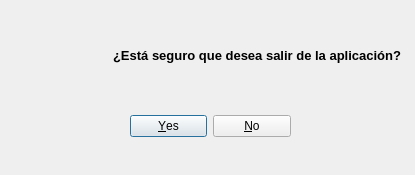
<?xml version="1.0" encoding="UTF-8"?>
<ui version="4.0">
 <class>ventSalir</class>
 <widget class="QDialog" name="ventSalir">
  <property name="geometry">
   <rect>
    <x>0</x>
    <y>0</y>
    <width>415</width>
    <height>175</height>
   </rect>
  </property>
  <property name="windowTitle">
   <string>Salir</string>
  </property>
  <property name="modal">
   <bool>true</bool>
  </property>
  <widget class="QDialogButtonBox" name="btnBox">
   <property name="geometry">
    <rect>
     <x>130</x>
     <y>110</y>
     <width>161</width>
     <height>32</height>
    </rect>
   </property>
   <property name="orientation">
    <enum>Qt::Horizontal</enum>
   </property>
   <property name="standardButtons">
    <set>QDialogButtonBox::No|QDialogButtonBox::Yes</set>
   </property>
  </widget>
  <widget class="QLabel" name="lblMenSAlir">
   <property name="geometry">
    <rect>
     <x>100</x>
     <y>40</y>
     <width>301</width>
     <height>31</height>
    </rect>
   </property>
   <property name="font">
    <font>
     <pointsize>10</pointsize>
     <weight>75</weight>
     <bold>true</bold>
    </font>
   </property>
   <property name="text">
    <string>¿Está seguro que desea salir de la aplicación?</string>
   </property>
   <property name="alignment">
    <set>Qt::AlignRight|Qt::AlignTrailing|Qt::AlignVCenter</set>
   </property>
  </widget>
  <widget class="QLabel" name="lblImgSalir">
   <property name="geometry">
    <rect>
     <x>-10</x>
     <y>30</y>
     <width>111</width>
     <height>51</height>
    </rect>
   </property>
   <property name="text">
    <string/>
   </property>
   <property name="pixmap">
    <pixmap>img/iconoAviso.png</pixmap>
   </property>
   <property name="scaledContents">
    <bool>true</bool>
   </property>
   <property name="alignment">
    <set>Qt::AlignCenter</set>
   </property>
  </widget>
 </widget>
 <resources>
  <include location="img/avisoSalir.qrc"/>
 </resources>
 <connections>
  <connection>
   <sender>btnBox</sender>
   <signal>accepted()</signal>
   <receiver>ventSalir</receiver>
   <slot>accept()</slot>
   <hints>
    <hint type="sourcelabel">
     <x>248</x>
     <y>254</y>
    </hint>
    <hint type="destinationlabel">
     <x>157</x>
     <y>274</y>
    </hint>
   </hints>
  </connection>
  <connection>
   <sender>btnBox</sender>
   <signal>rejected()</signal>
   <receiver>ventSalir</receiver>
   <slot>reject()</slot>
   <hints>
    <hint type="sourcelabel">
     <x>316</x>
     <y>260</y>
    </hint>
    <hint type="destinationlabel">
     <x>286</x>
     <y>274</y>
    </hint>
   </hints>
  </connection>
 </connections>
</ui>
